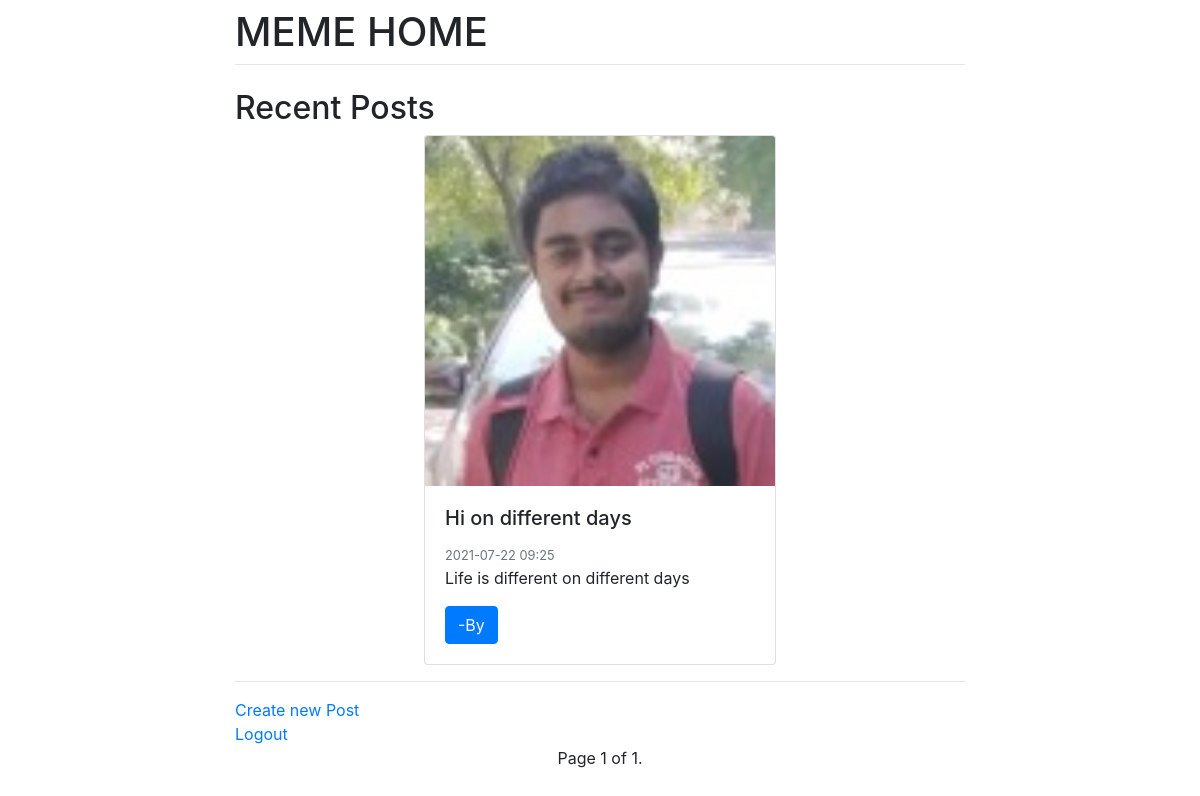
/task1/show/, run on an earlier commit of the app's database.
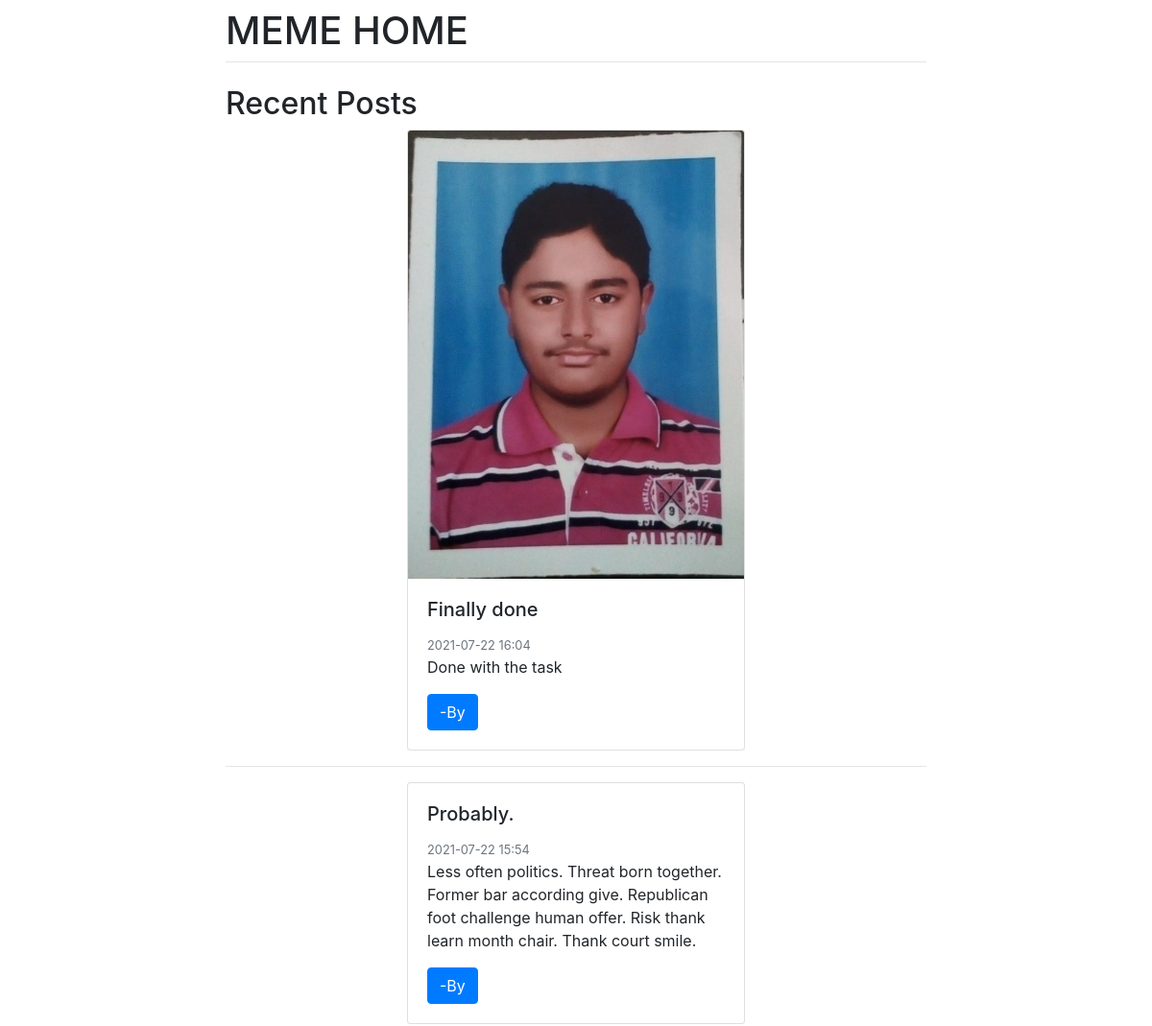
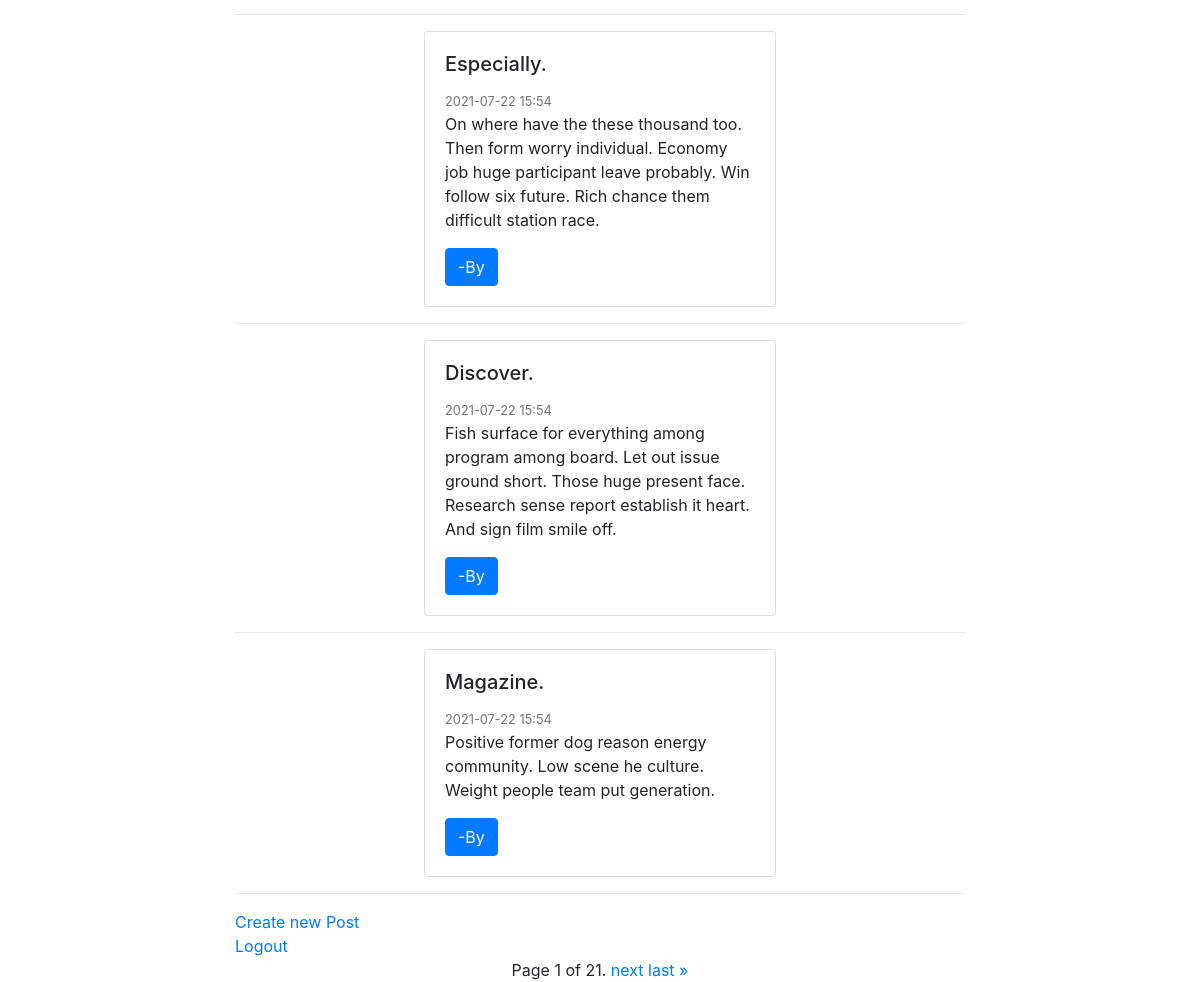
And on a later commit of the database (2 pictures, top to bottom).
### task1/models.py (models this page shows)
class Tasks(models.Model):
    tid = models.AutoField(primary_key=True)
    uid = models.ForeignKey(User1, on_delete = models.CASCADE)
    task_title = models.CharField(max_length=200) #minimum length validation will be done in forms
    task_description = models.CharField(max_length=2000, blank=True)
    task_pic = models.FileField(upload_to='images/', null=True, blank=True)
    create_time_stamp = models.DateTimeField(auto_now_add=True)

### task1/views.py (the view)
# urls.py: path("show/", views.view_task, name="viewtask")
def view_task(request):
    tasks_data = Tasks.objects.all().order_by('-create_time_stamp') #latest posts on top
    paginator = Paginator(tasks_data, 5)
    page_number = request.GET.get('page')
    page_obj = paginator.get_page(page_number)
    return render(request, 'viewtask.html', {'page_obj': page_obj})

### task1/templates/viewtask.html (shortened to what this page needs)
{% extends 'base.html' %}
{% load static %}
{% block content %}
<h2>Recent Posts</h2>
<div>
{% for post in page_obj %}
    <div class="card mx-auto" style="width: 22rem;">
        {% if post.task_pic %}
            <img src="{{post.task_pic.url}}" class="card-img-top" alt="...">
        {% else %}
            <img src="https://www.freeiconspng.com/thumbs/no-image-icon/no-image-icon-15.png" alt="">
        {% endif %}
        <div class="card-body">
          <h5 class="card-title">{{post.task_title}}</h5>
          <small class="text-muted">{{post.create_time_stamp|date:'Y-m-d H:i'}}</small>
          <p class="card-text">{{post.task_description}}</p>
          <a href="#" class="btn btn-primary">-By {{user.username}}</a>
        </div>
      </div>
<hr>
{% endfor %}
</div>
<a href="{% url 'createtask' %}">Create new Post</a><br>
<a href="{% url 'logout' %}">Logout</a>
<div class="pagination">
    <span class="step-links" style="margin: auto;">
        <span class="current">
            Page {{ page_obj.number }} of {{ page_obj.paginator.num_pages }}.
        </span>
        {% if page_obj.has_next %}
            <a href="?page={{ page_obj.next_page_number }}">next</a>
            <a href="?page={{ page_obj.paginator.num_pages }}">last &raquo;</a>
        {% endif %}
    </span>
</div>
{% endblock %}

### task1/templates/base.html (shortened to what this page needs)
<!doctype html>
<html lang="en">
  <head>
    <link rel="stylesheet" href="https://stackpath.bootstrapcdn.com/bootstrap/4.1.3/css/bootstrap.min.css">
  </head>
  <body>
    <div class="container">
      <div class="row justify-content-center">
        <div class="col-8">
          <h1 class="mt-2">MEME HOME</h1>
          <hr class="mt-0 mb-4">
          {% block content %}
          {% endblock %}
        </div>
      </div>
    </div>
  </body>
</html>

What changed in the data, as far as the page shows it:
no longer on this page (row unchanged): Tasks: task_pic (picture), task_title "Hi on different days", create_time_stamp "2021-07-22 09:25", task_description "Life is different on different days"
added Tasks: task_pic (picture), task_title "Finally done", create_time_stamp "2021-07-22 16:04", task_description "Done with the task"
added Tasks: task_title "Probably.", create_time_stamp "2021-07-22 15:54", task_description "Less often politics. Threat born together. Former bar according give. Republican foot challenge human offer. Risk thank learn month chair. Thank court smile."
added Tasks: task_title "Especially.", create_time_stamp "2021-07-22 15:54", task_description "On where have the these thousand too. Then form worry individual. Economy job huge participant leave probably. Win follow six future. Rich chance them difficult station race."
added Tasks: task_title "Discover.", create_time_stamp "2021-07-22 15:54", task_description "Fish surface for everything among program among board. Let out issue ground short. Those huge present face. Research sense report establish it heart. And sign film smile off."
added Tasks: task_title "Magazine.", create_time_stamp "2021-07-22 15:54", task_description "Positive former dog reason energy community. Low scene he culture. Weight people team put generation."
Also different on the page:
{{ page_obj.paginator.num_pages }}: "1" → "21"
text now shown: "next last »"
